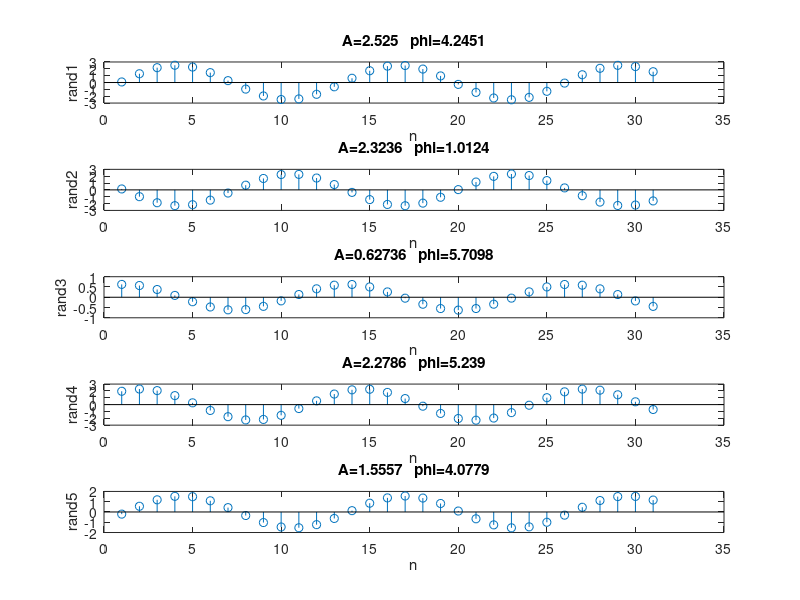

This figure's MATLAB source: (Note: this script raises an error after producing the figure.)
x = 1:31;
for i = 1:5
    A = random('Uniform',0,4);
    phi = random('Uniform',0,2*pi);
    y = A * cos(0.5*x+phi);
    subplot(5,1,i)
    stem(x,y);
    title(strcat(strcat('A=',num2str(A)),strcat('   phi=',num2str(phi))));
    ylabel(strcat('rand',num2str(i)))';
    xlabel('n');
end
suptitle('Question 7.3');





















